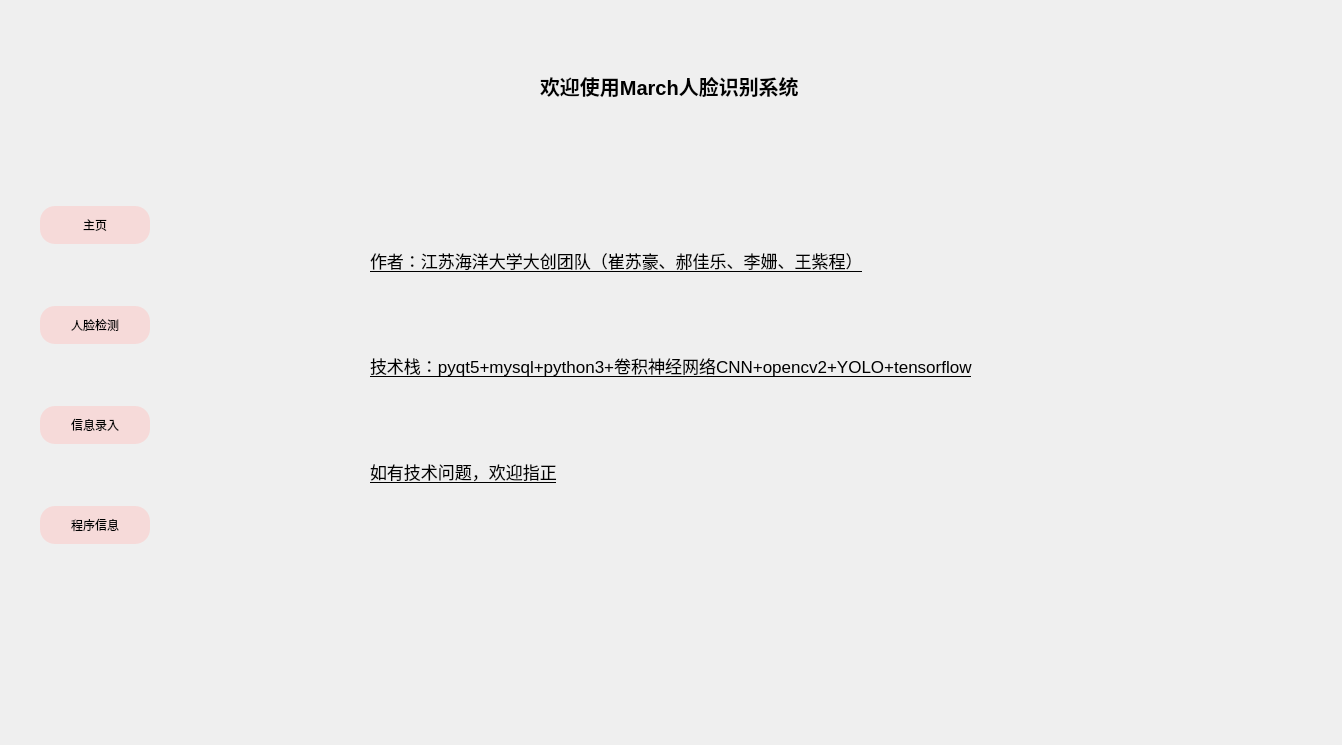
<?xml version="1.0" encoding="UTF-8"?>
<ui version="4.0">
 <class>MainWindow</class>
 <widget class="QMainWindow" name="MainWindow">
  <property name="geometry">
   <rect>
    <x>0</x>
    <y>0</y>
    <width>1342</width>
    <height>745</height>
   </rect>
  </property>
  <property name="windowTitle">
   <string>MainWindow</string>
  </property>
  <property name="styleSheet">
   <string notr="true">#centralwidget{border-image: url(:/img/img/back.jpg)}</string>
  </property>
  <widget class="QWidget" name="centralwidget">
   <widget class="QStackedWidget" name="stackedWidget">
    <property name="geometry">
     <rect>
      <x>200</x>
      <y>0</y>
      <width>1141</width>
      <height>751</height>
     </rect>
    </property>
    <property name="styleSheet">
     <string notr="true">background-color: rgb(255, 255, 255,0);</string>
    </property>
    <property name="currentIndex">
     <number>0</number>
    </property>
    <widget class="QWidget" name="homepage">
     <widget class="QLabel" name="label_6">
      <property name="geometry">
       <rect>
        <x>340</x>
        <y>50</y>
        <width>331</width>
        <height>71</height>
       </rect>
      </property>
      <property name="font">
       <font>
        <pointsize>15</pointsize>
        <weight>75</weight>
        <bold>true</bold>
       </font>
      </property>
      <property name="text">
       <string>欢迎使用March人脸识别系统</string>
      </property>
      <property name="textFormat">
       <enum>Qt::AutoText</enum>
      </property>
     </widget>
     <widget class="QWidget" name="">
      <property name="geometry">
       <rect>
        <x>170</x>
        <y>210</y>
        <width>771</width>
        <height>311</height>
       </rect>
      </property>
      <layout class="QVBoxLayout" name="verticalLayout">
       <item>
        <widget class="QLabel" name="label_7">
         <property name="font">
          <font>
           <pointsize>13</pointsize>
           <underline>true</underline>
          </font>
         </property>
         <property name="text">
          <string>作者：江苏海洋大学大创团队（崔苏豪、郝佳乐、李姗、王紫程）</string>
         </property>
        </widget>
       </item>
       <item>
        <widget class="QLabel" name="label_8">
         <property name="font">
          <font>
           <pointsize>13</pointsize>
           <underline>true</underline>
          </font>
         </property>
         <property name="text">
          <string>技术栈：pyqt5+mysql+python3+卷积神经网络CNN+opencv2+YOLO+tensorflow</string>
         </property>
        </widget>
       </item>
       <item>
        <widget class="QLabel" name="label_9">
         <property name="font">
          <font>
           <pointsize>13</pointsize>
           <underline>true</underline>
          </font>
         </property>
         <property name="text">
          <string>如有技术问题，欢迎指正</string>
         </property>
        </widget>
       </item>
      </layout>
     </widget>
    </widget>
    <widget class="QWidget" name="identify_page">
     <widget class="QLabel" name="vedio_label">
      <property name="geometry">
       <rect>
        <x>90</x>
        <y>150</y>
        <width>640</width>
        <height>480</height>
       </rect>
      </property>
      <property name="text">
       <string>Waiting open your camera...</string>
      </property>
     </widget>
     <widget class="QPushButton" name="identify_start_button">
      <property name="geometry">
       <rect>
        <x>820</x>
        <y>280</y>
        <width>110</width>
        <height>38</height>
       </rect>
      </property>
      <property name="styleSheet">
       <string notr="true">QPushButton{
border-radius:15px;
font-weight:blod;
background-color: rgb(246, 170, 101);
}
QPushButton:pressed{
font-weight:blod;
padding-top:3px;
padding-left:3px;
}</string>
      </property>
      <property name="text">
       <string>开始检测</string>
      </property>
     </widget>
     <widget class="QPushButton" name="identify_exit_button">
      <property name="geometry">
       <rect>
        <x>820</x>
        <y>480</y>
        <width>110</width>
        <height>38</height>
       </rect>
      </property>
      <property name="styleSheet">
       <string notr="true">QPushButton{
border-radius:15px;
font-weight:blod;
background-color: rgb(246, 170, 101);
}
QPushButton:pressed{
font-weight:blod;
padding-top:3px;
padding-left:3px;
}</string>
      </property>
      <property name="text">
       <string>结束检测</string>
      </property>
     </widget>
    </widget>
    <widget class="QWidget" name="information_page">
     <widget class="QLabel" name="label">
      <property name="geometry">
       <rect>
        <x>90</x>
        <y>230</y>
        <width>81</width>
        <height>31</height>
       </rect>
      </property>
      <property name="text">
       <string>  头像</string>
      </property>
     </widget>
     <widget class="QLabel" name="uploaded_img">
      <property name="geometry">
       <rect>
        <x>200</x>
        <y>120</y>
        <width>221</width>
        <height>250</height>
       </rect>
      </property>
      <property name="styleSheet">
       <string notr="true">*{background: qlineargradient(spread:pad, x1:0.5, y1:0, x2:0.5, y2:1, stop:0 rgba(214,249,255,100) , stop:1 rgba(158,232,250,100)); border: 2px solid rgba(205,92,92,255); border-radius:20px;}</string>
      </property>
      <property name="text">
       <string>Waiting open your resource</string>
      </property>
     </widget>
     <widget class="QPushButton" name="upload_img">
      <property name="geometry">
       <rect>
        <x>460</x>
        <y>220</y>
        <width>110</width>
        <height>38</height>
       </rect>
      </property>
      <property name="styleSheet">
       <string notr="true">QPushButton{
border-radius:15px;
font-weight:blod;
background-color: rgb(246, 170, 101);
}
QPushButton:pressed{
font-weight:blod;
padding-top:3px;
padding-left:3px;
}</string>
      </property>
      <property name="text">
       <string>上传图片</string>
      </property>
     </widget>
     <widget class="QLabel" name="label_2">
      <property name="geometry">
       <rect>
        <x>80</x>
        <y>430</y>
        <width>81</width>
        <height>31</height>
       </rect>
      </property>
      <property name="text">
       <string>  用户姓名</string>
      </property>
     </widget>
     <widget class="QLineEdit" name="lineEdit">
      <property name="geometry">
       <rect>
        <x>210</x>
        <y>430</y>
        <width>211</width>
        <height>31</height>
       </rect>
      </property>
      <property name="text">
       <string/>
      </property>
     </widget>
     <widget class="QPushButton" name="upload_button_ok">
      <property name="geometry">
       <rect>
        <x>250</x>
        <y>520</y>
        <width>110</width>
        <height>38</height>
       </rect>
      </property>
      <property name="styleSheet">
       <string notr="true">QPushButton{
border-radius:15px;
font-weight:blod;
background-color: rgb(246, 170, 101);
}
QPushButton:pressed{
font-weight:blod;
padding-top:3px;
padding-left:3px;
}</string>
      </property>
      <property name="text">
       <string>确认</string>
      </property>
     </widget>
     <widget class="QLabel" name="label_3">
      <property name="geometry">
       <rect>
        <x>190</x>
        <y>380</y>
        <width>411</width>
        <height>16</height>
       </rect>
      </property>
      <property name="styleSheet">
       <string notr="true">color: rgb(255, 0, 0);</string>
      </property>
      <property name="text">
       <string>温馨提示：上传的照片需要正脸照，保证光线充足,角度合理</string>
      </property>
     </widget>
    </widget>
    <widget class="QWidget" name="app_page">
     <widget class="QLabel" name="label_4">
      <property name="geometry">
       <rect>
        <x>30</x>
        <y>60</y>
        <width>301</width>
        <height>31</height>
       </rect>
      </property>
      <property name="styleSheet">
       <string notr="true">font: 10pt &quot;Arial&quot;;</string>
      </property>
      <property name="text">
       <string>app-version:1.0.0</string>
      </property>
     </widget>
     <widget class="QLabel" name="label_5">
      <property name="geometry">
       <rect>
        <x>30</x>
        <y>140</y>
        <width>301</width>
        <height>31</height>
       </rect>
      </property>
      <property name="styleSheet">
       <string notr="true">font: 10pt &quot;Arial&quot;;</string>
      </property>
      <property name="text">
       <string>app-create-time:2023.03</string>
      </property>
     </widget>
     <widget class="QLabel" name="label_10">
      <property name="geometry">
       <rect>
        <x>30</x>
        <y>210</y>
        <width>681</width>
        <height>31</height>
       </rect>
      </property>
      <property name="styleSheet">
       <string notr="true">font: 10pt &quot;Arial&quot;;</string>
      </property>
      <property name="text">
       <string>app-content:March口罩人脸识别系统，可应用于面向打卡、签到等多种领域</string>
      </property>
     </widget>
    </widget>
   </widget>
   <widget class="QPushButton" name="identify_button">
    <property name="geometry">
     <rect>
      <x>40</x>
      <y>306</y>
      <width>110</width>
      <height>38</height>
     </rect>
    </property>
    <property name="styleSheet">
     <string notr="true">QPushButton{
border-radius:15px;
font-weight:blod;
background-color: rgb(246, 218, 217);
}
QPushButton:pressed{
font-weight:blod;
padding-top:3px;
padding-left:3px;
}</string>
    </property>
    <property name="text">
     <string>人脸检测</string>
    </property>
   </widget>
   <widget class="QPushButton" name="home_button">
    <property name="geometry">
     <rect>
      <x>40</x>
      <y>206</y>
      <width>110</width>
      <height>38</height>
     </rect>
    </property>
    <property name="styleSheet">
     <string notr="true">QPushButton{
border-radius:15px;
font-weight:blod;
background-color: rgb(246, 218, 217);
}
QPushButton:pressed{
font-weight:blod;
padding-top:3px;
padding-left:3px;
}</string>
    </property>
    <property name="text">
     <string>主页</string>
    </property>
   </widget>
   <widget class="QPushButton" name="information_button">
    <property name="geometry">
     <rect>
      <x>40</x>
      <y>406</y>
      <width>110</width>
      <height>38</height>
     </rect>
    </property>
    <property name="styleSheet">
     <string notr="true">QPushButton{
border-radius:15px;
font-weight:blod;
background-color: rgb(246, 218, 217);
}
QPushButton:pressed{
font-weight:blod;
padding-top:3px;
padding-left:3px;
}</string>
    </property>
    <property name="text">
     <string>信息录入</string>
    </property>
   </widget>
   <widget class="QPushButton" name="app_button">
    <property name="geometry">
     <rect>
      <x>40</x>
      <y>506</y>
      <width>110</width>
      <height>38</height>
     </rect>
    </property>
    <property name="styleSheet">
     <string notr="true">QPushButton{
border-radius:15px;
font-weight:blod;
background-color: rgb(246, 218, 217);
}
QPushButton:pressed{
font-weight:blod;
padding-top:3px;
padding-left:3px;
}</string>
    </property>
    <property name="text">
     <string>程序信息</string>
    </property>
   </widget>
  </widget>
 </widget>
 <resources>
  <include location="resource.qrc"/>
 </resources>
 <connections/>
</ui>
